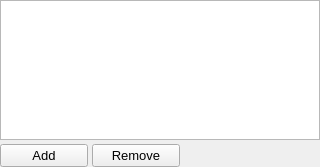
<?xml version="1.0" encoding="UTF-8"?>
<ui version="4.0">
	<class>RangeVectorWidget</class>
	<widget class="QWidget" name="RangeVectorWidget">
		<property name="geometry">
			<rect>
				<x>0</x>
				<y>0</y>
				<width>320</width>
				<height>162</height>
			</rect>
		</property>
		<property name="font">
			<font>
				<pointsize>10</pointsize>
			</font>
		</property>
		<property name="windowTitle">
			<string>Form</string>
		</property>
		<layout class="QGridLayout" name="gridLayout">
			<property name="leftMargin">
				<number>0</number>
			</property>
			<property name="topMargin">
				<number>0</number>
			</property>
			<property name="rightMargin">
				<number>0</number>
			</property>
			<property name="bottomMargin">
				<number>0</number>
			</property>
			<property name="spacing">
				<number>4</number>
			</property>
			<item row="0" column="0">
				<widget class="QTableView" name="RangeVectorTable">
                   <property name="minimumSize">
                        <size>
                            <width>0</width>
                            <height>140</height>
                        </size>
                    </property>
                </widget>
			</item>
			<item row="1" column="0">
				<layout class="QHBoxLayout" name="horizontalLayout">
                    <property name="leftMargin">
                    <number>0</number>
                    </property>
                    <property name="rightMargin">
                    <number>140</number>
                    </property>					
                    <item>
						<widget class="QPushButton" name="RangeAddButton">
							<property name="text">
								<string>Add</string>
							</property>
                                <property name="icon">
                                <iconset resource="main.qrc">
                                <normaloff>:/general/icons/add.svg</normaloff>:/general/icons/add.svg</iconset>
                                </property>
						</widget>
					</item>
					<item>
						<widget class="QPushButton" name="RangeRemoveButton">
							<property name="text">
								<string>Remove</string>
							</property>
                                <property name="icon">
                                <iconset resource="main.qrc">
                                <normaloff>:/general/icons/remove.svg</normaloff>:/general/icons/remove.svg</iconset>
                                </property>
						</widget>
					</item>
				</layout>
			</item>
		</layout>
	</widget>
	<resources />
	<connections />
</ui>
